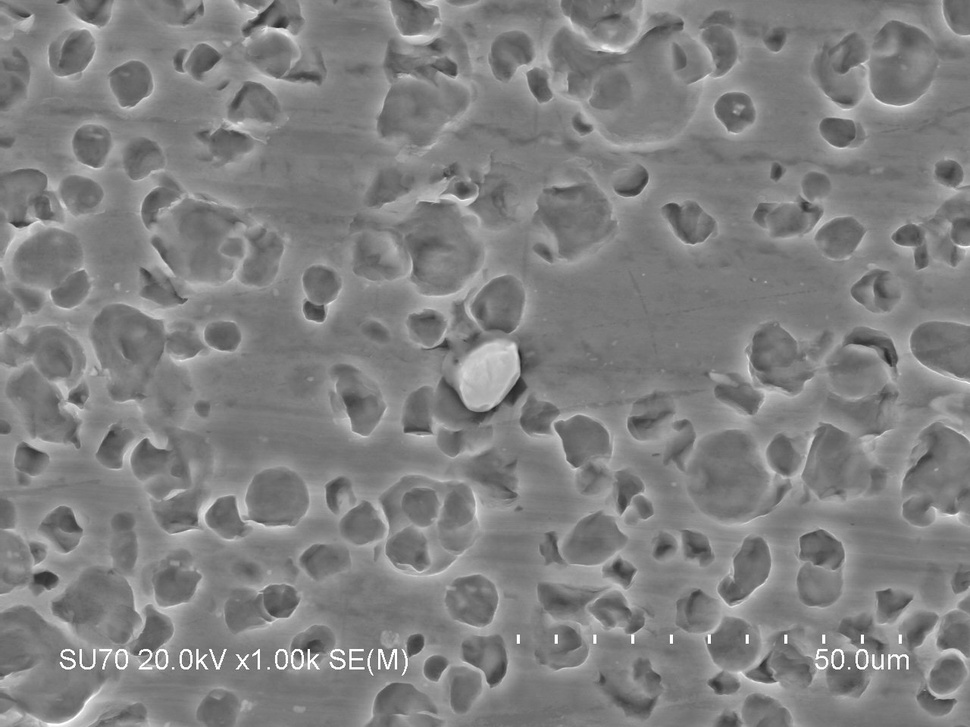
%> input picture original.jpg, 970 x 727 px, shrunk from 1280 x 960 before the run
$ octave count_craters.m   (GNU Octave 9; MATLAB toolbox functions it lacks are replaced by stand-ins)
%> lines starting %> are read from the running program, lines starting %| are printed output that depends on the picture; in (x1, y1, x2, y2) boxes, pixels count from 0 and x2, y2 are one past the last pixel; in counts of white or black regions, pixels touching at a corner belong together; the program's own positions count from 1
clear all;
close all;
clc;

% 画像読み込み
I = imread('original.jpg');
%> I is the input picture: size 727x970 uint8; min 38, max 255, mean 128.6
imshow(I)
title('Original Image');

% ノイズ除去
K = wiener2(I,[10 10]);
imshow(K)


% コントラスト調整
J = imadjust(K);
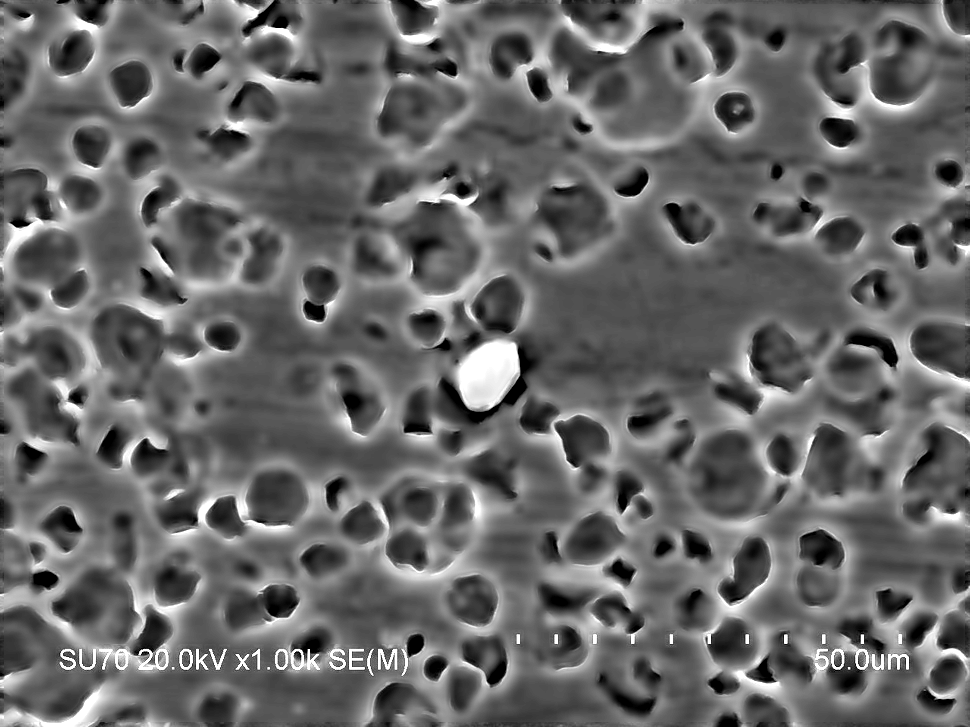
%> J: size 727x970 uint8; min 0, max 255, mean 103.5
imshow(J)

% エッジ検出
[~,threshold] = edge(J,'canny');
%> threshold = [0.0789 0.197]
fudgeFactor = 0.8;
BWs = edge(J,'canny',threshold * fudgeFactor);
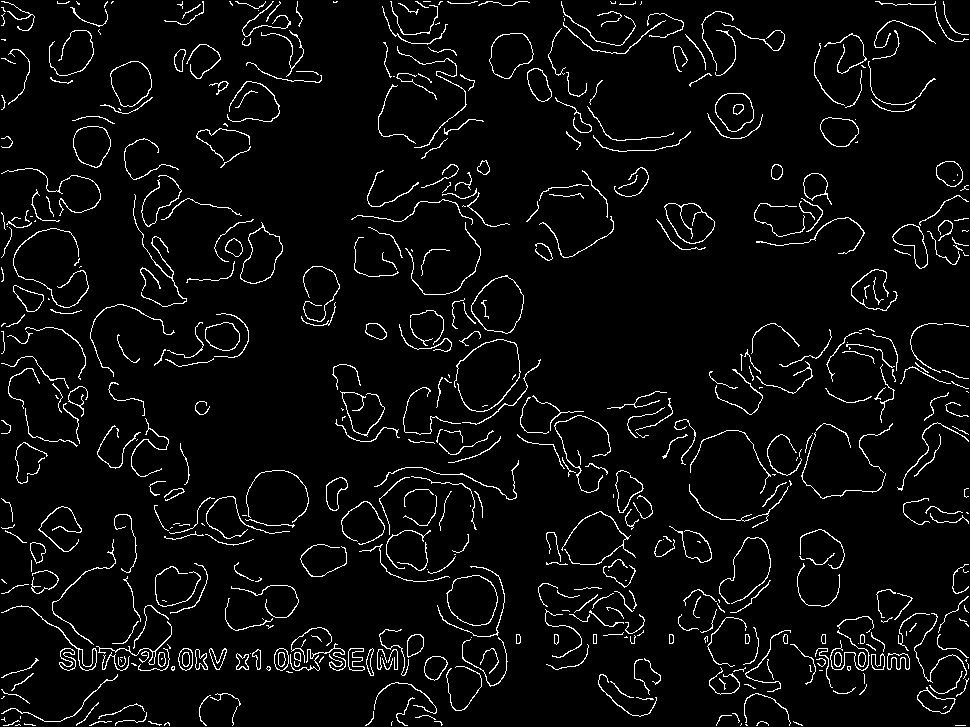
%> BWs: size 727x970 logical; 4.7% white in thin lines or dots
imshow(BWs)

% 膨張
se90 = strel('line',5,90);
se0 = strel('line',5,0);
BWsdil = imdilate(BWs,[se90 se0]);
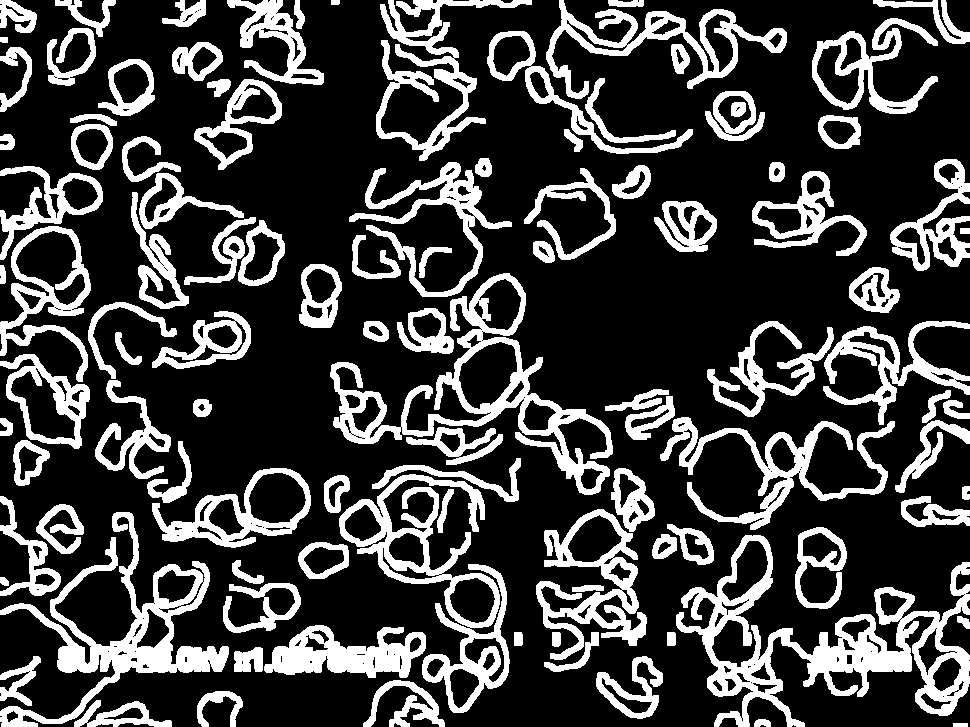
%> BWsdil: size 727x970 logical; 24.9% white; 106 white regions, largest, box (x1, y1, x2, y2) and area: (676, 535, 970, 727) 14959, (330, 273, 613, 495) 10396, (0, 512, 229, 727) 10189
imshow(BWsdil)

% 内部塗りつぶし
BWdfill = imfill(BWsdil,'holes');
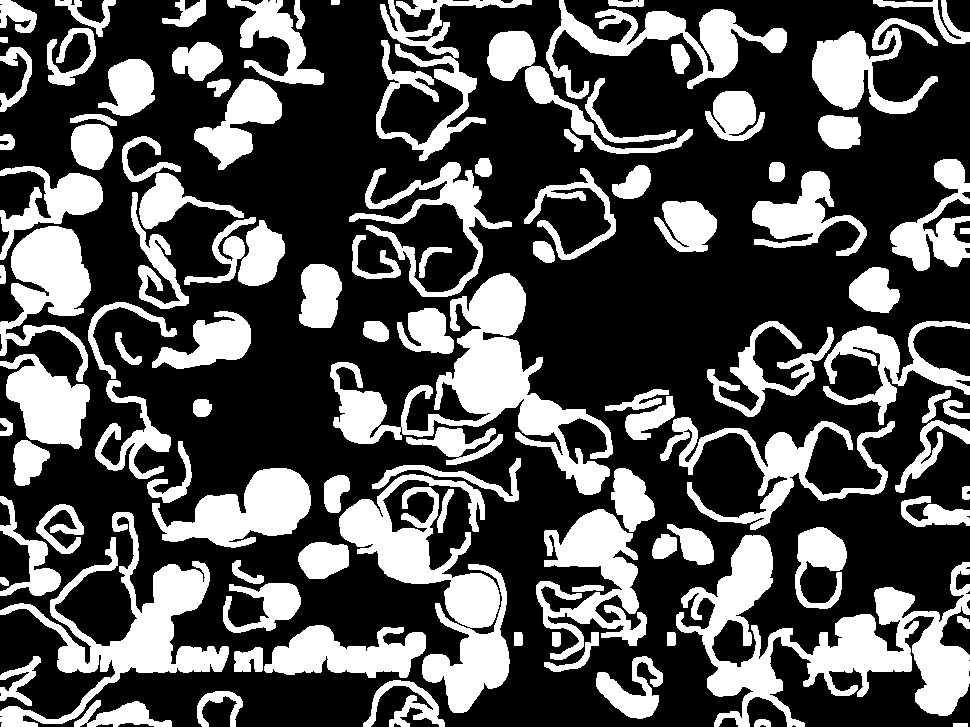
%> BWdfill: size 727x970 logical; 32.3% white; 105 white regions, largest, box (x1, y1, x2, y2) and area: (676, 535, 970, 727) 19139, (330, 273, 613, 495) 16308, (339, 474, 510, 713) 14355
imshow(BWdfill)

% 収縮
seD = strel('diamond',5);
BWsero = imerode(BWdfill,seD);
%> BWsero: size 727x970 logical; 12.6% white; 129 white regions (26 under 20 px), largest, box (x1, y1, x2, y2) and area: (169, 473, 306, 541) 4480, (95, 569, 203, 669) 3823, (454, 334, 525, 413) 3704
BWsero = imerode(BWsero,seD);
%> BWsero: size 727x970 logical; 6.2% white; 88 white regions (19 under 20 px), largest, box (x1, y1, x2, y2) and area: (199, 478, 301, 536) 2811, (459, 339, 520, 408) 2634, (21, 236, 81, 306) 2484
imshow(BWsero)

% 小さなオブジェクト削除
BWfinal = bwareaopen(BWsero, 500);
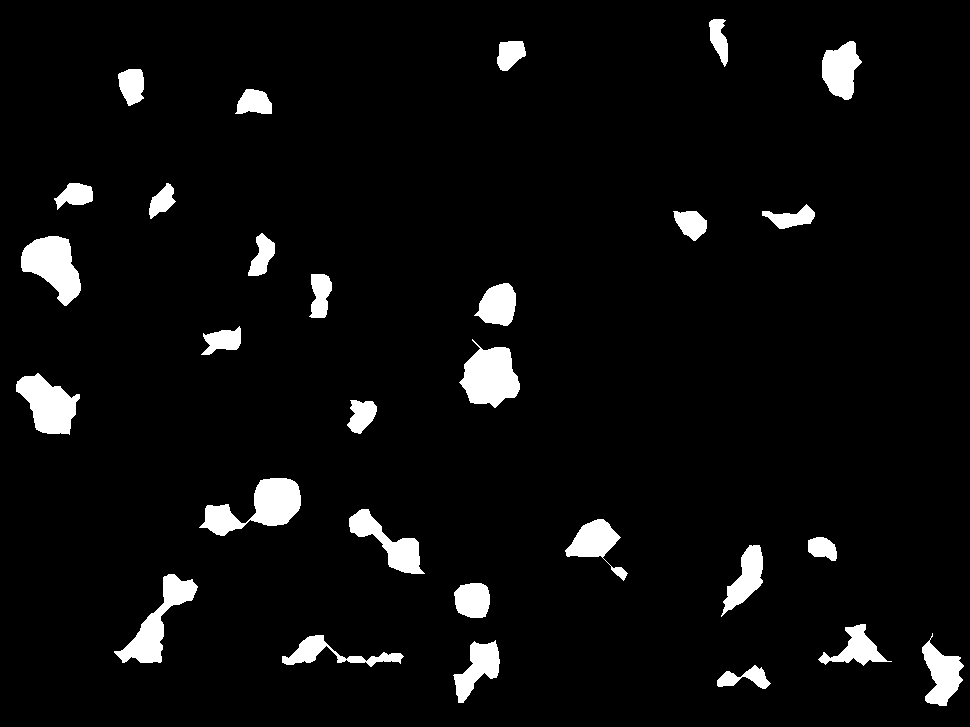
%> BWfinal: size 727x970 logical; 5.1% white; 29 white regions, largest, box (x1, y1, x2, y2) and area: (199, 478, 301, 536) 2811, (459, 339, 520, 408) 2634, (21, 236, 81, 306) 2484

% 可視化
imshow(labeloverlay(I,BWfinal))
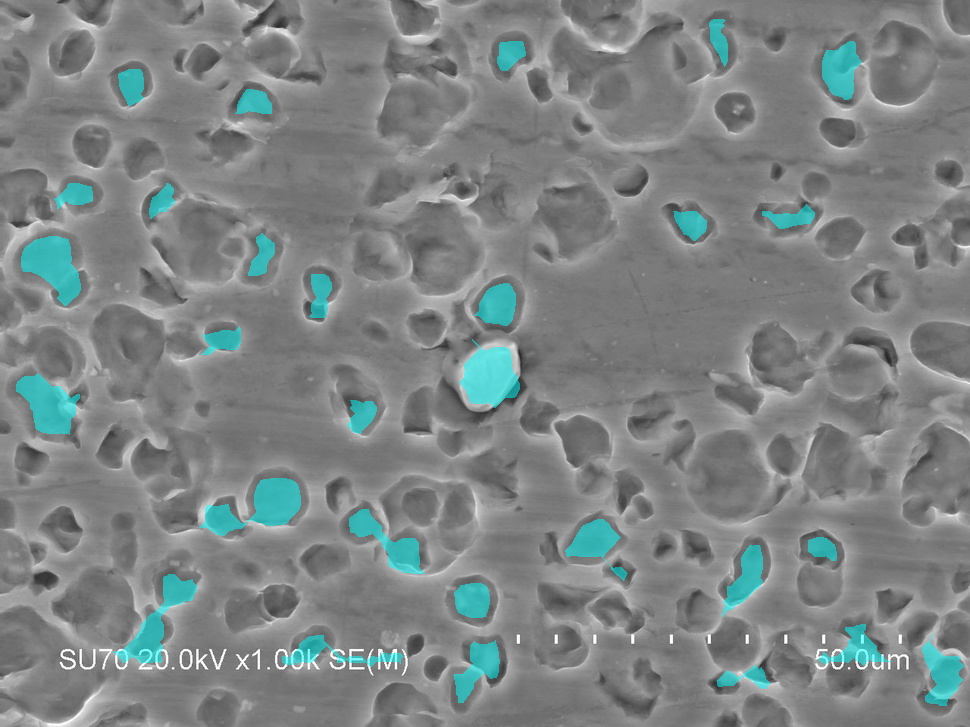
%> displayed picture: size 727x970x3, on the screen's scale of 0 to 255; mean R, G, B 125.5, 132, 132
title('Mask Over Original Image')

% 数を測定
statsl = regionprops(BWfinal,'Centroid');
%> statsl = 29 regions; first 5, Centroid: [48.9 405.2], [53.9 266.3], [75.9 195.7], [158.4 623.2], [132.5 86]
Centroid = cat(1, statsl.Centroid);
%> Centroid = 29 rows, first 12: [48.88 405.2; 53.91 266.3; 75.89 195.7; 158.4 623.2; 132.5 86.04; 162.6 201.7; 259.6 507.8; 223.5 341.3; 254.9 103.3; 262.7 256.6; 332.7 654.4; 321 295.6]
num = numel(Centroid(:,1))  % クレーターの数
%> num = 29

% 画像を保存
FileName = strcat(datestr(datetime('now')),'__',num2str(num),'craters','.png')
saveas(gcf,FileName)
